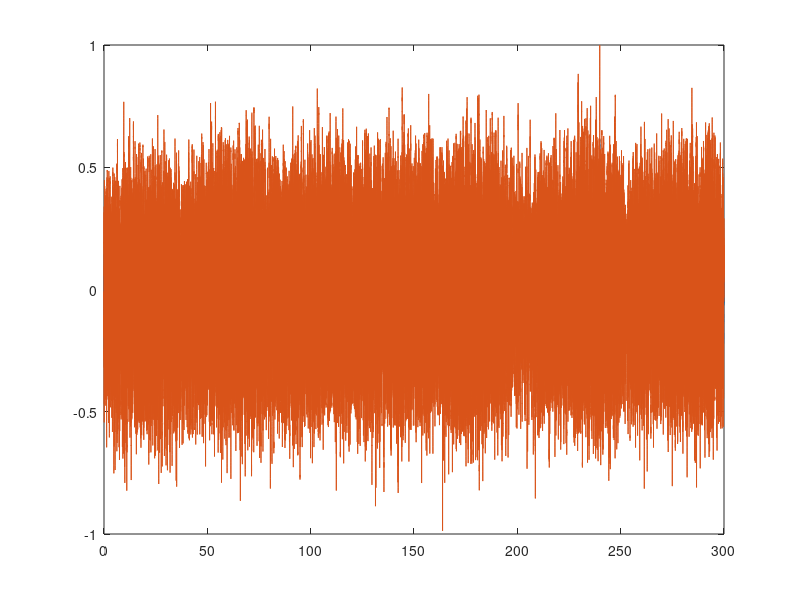

Recreate this plot in MATLAB. (Note: this script raises an error after producing the figure.)
%% Aula 13 = 20/04/2021; Lista 4
% Lista de exerc?cios 4

clear, clc, clf
load('LFP_HG_HFO.mat')
srate = 1000;
dt = 1/srate;
t = dt*(1:length(lfpHG));

%%

plot(t,lfpHFO)
hold on
plot(t,lfpHG)
hold off

%% 1)

thetaA = eegfilt(lfpHG,srate,5,10);
thetaB = eegfilt(lfpHFO,srate,5,10);

gammaA = eegfilt(lfpHG,srate,60,100);
gammaB = eegfilt(lfpHFO,srate,60,100);

%% 2)

AmpThetaA = abs(hilbert(thetaA));
AmpThetaB = abs(hilbert(thetaB));
AmpGammaA = abs(hilbert(gammaA));
AmpGammaB = abs(hilbert(gammaB));

%% 3)

subplot(211)
plot(t,thetaA,'b-')
hold on
plot(t,AmpThetaA,'b-','linew',2)
plot(t,thetaB,'r-')
plot(t,AmpThetaB,'r-','linew',2)
hold off
xlim([1 2])

subplot(212)
plot(t,gammaA,'b-')
hold on
plot(t,AmpGammaA,'b-','linew',2)
plot(t,gammaB,'r-')
plot(t,AmpGammaB,'r-','linew',2)
hold off
xlim([1 2])

%% 4)

subplot(221)
plot(AmpThetaA,AmpThetaB,'ko')
[r p] = corr(AmpThetaA',AmpThetaB')
title(['r = ' num2str(r)])

subplot(222)
plot(AmpThetaA,AmpGammaA,'ko')
[r p] = corr(AmpThetaA',AmpGammaA')
title(['r = ' num2str(r)])

subplot(223)
plot(AmpThetaB,AmpGammaB,'ko')
[r p] = corr(AmpGammaB',AmpThetaB')
title(['r = ' num2str(r)])

subplot(224)
plot(AmpGammaA,AmpGammaB,'ko')
[r p] = corr(AmpGammaA',AmpGammaB')
title(['r = ' num2str(r)])

%% 5)

plot(t,lfpHG,'k-')
hold on
plot(t,thetaA-1,'b-')
plot(t,AmpThetaA-1,'b-','linew',2)
plot(t,gammaA-1.5,'r-')
plot(t,AmpGammaA-1.5,'r-','linew',2)

plot([40.5 40.7],[-1.8 -1.8],'k-','linew',2)
plot([40.5 40.5],[-1.8 -1.6],'k-','linew',2)

hold off

box off

xlim([40 44])
axis off

%% 6)

freqvector = 1:1:100
bandwidth = 4
clear AmpSpectrum*
for flow = freqvector

fhigh = flow+bandwidth;
filtrado = eegfilt(lfpHG,srate,flow,fhigh,0,500);
% filtrado = eegfilt(LFP,srate,flow,fhigh);
AmpSpectrumHG(flow) = mean(abs(hilbert(filtrado)));

filtrado = eegfilt(lfpHFO,srate,flow,fhigh,0,500);
% filtrado = eegfilt(LFP,srate,flow,fhigh);
AmpSpectrumHFO(flow) = mean(abs(hilbert(filtrado)));
end

% %
clf
plot(freqvector+bandwidth/2,AmpSpectrumHG,'r-')
hold on
plot(freqvector+bandwidth/2,AmpSpectrumHFO,'b-')
hold off
xlabel('Frequency (Hz)')
ylabel('Amplitude (mV)')

%% 7)

clear TFD*

freqvector = 0:1:100;

tic
count = 0;
for f = freqvector
    count = count + 1;
    f
    
   LFPfiltered = eegfilt(lfpHG,srate,f,f+4,0,300);
   AmpEnv = abs(hilbert(LFPfiltered));
   TFDHG(count,:) = AmpEnv;

      LFPfiltered = eegfilt(lfpHFO,srate,f,f+4,0,300);
   AmpEnv = abs(hilbert(LFPfiltered));
   TFDHFO(count,:) = AmpEnv;


end
toc

figure(2)

subplot(211)
imagesc(t,freqvector+2,TFDHG)
axis xy
xlabel('Time (s)')
ylabel('Frequency (Hz)')
colorbar
caxis([0 0.5])

subplot(212)
imagesc(t,freqvector+2,TFDHFO)
axis xy
xlabel('Time (s)')
ylabel('Frequency (Hz)')
colorbar

%% 8)

Fc = 1;
NumeroCiclos = 7;
sd = NumeroCiclos/(2*pi*Fc);
Fb = 2*sd^2;
wname = ['cmor' num2str(Fb) '-' num2str(Fc)];
Freq = 1:0.5:100;
% scale = centfreq(wname)./(Freq*dt);
scale = Fc./(Freq*dt);

tic
WTHG = cwt(lfpHG,scale,wname);
WTHFO = cwt(lfpHFO,scale,wname);

toc

% %
TFDHG = abs(WTHG);
TFDHFO = abs(WTHFO);

subplot(211)
imagesc(t,Freq,TFDHG)
axis xy
xlabel('Time (s)')
ylabel('Frequency (Hz)')
colorbar

subplot(212)
imagesc(t,Freq,TFDHFO)
axis xy
xlabel('Time (s)')
ylabel('Frequency (Hz)')
colorbar




